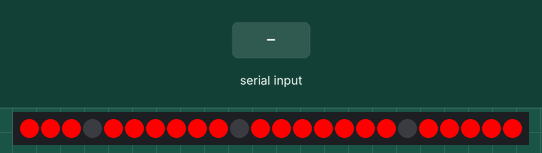
Recording of a sketch running on a simulated Arduino Uno, built with avr-gcc and run on an emulated ATmega328P. On the bench: 24 RGB LEDs in strip order, left to right. The test bench sets the inputs (shaded band).

Above: at 1.2 s.
1.3 s: "90,45,200\n" received over the second serial link
At 3.0 s:
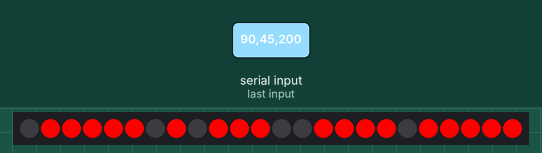
3.5 s: "30,150,10\n" received over the second serial link
At 4.6 s:
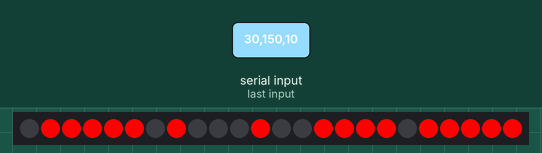
Timing chart, 0 to 6.5 s (numbered marks = the images above; inputs shaded):
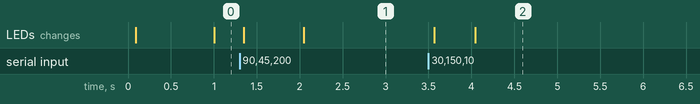

The sketch:

Internet_Clock_v3.ino
```cpp
  #include <Wire.h>
  #include <BH1750.h>
  #include <Adafruit_NeoPixel.h>
  #include <SoftwareSerial.h>

  SoftwareSerial mySerial(2, 3);    // RX, TX
  Adafruit_NeoPixel pixels (24, 1, NEO_GRB + NEO_KHZ800);//INCLUIR NOVOS LEDS
  BH1750 lightMeter;

  const byte  luxMax = 7,// MAX PARA AUMENTAR BRILHO
              luxMin = 5;// MIN PARA DIMINUIR BRILHO

  const byte  brilhoMin   = 5, brilhoMax   = 255;

  byte        Minuto, newMinuto, dezenaM, unidadeM, Hora, dezenaH, unidadeH;

  int long    pontoMillis, pixelHue;

  const byte displayConfig[12][7]= {{0,0,1,2,4,5,6},  //Digito 0
                                    {0,0,0,0,0,0,4},  //Digito 1
                                    {0,0,0,1,3,5,6},  //Digito 2
                                    {0,0,0,1,3,4,5},  //Digito 3
                                    {0,0,0,0,2,3,4},  //Digito 4
                                    {1,1,1,2,3,4,5},  //Digito 5
                                    {1,1,2,3,4,5,6},  //Digito 6
                                    {0,0,0,0,0,1,4},  //Digito 7
                                    {0,1,2,3,4,5,6},  //Digito 8
                                    {0,0,1,2,3,4,5},  //Digito 9
                                    {0,0,0,0,1,2,3},  //Grau
                                    {0,0,0,0,0,3,6}}; //Umidade;

void setup(){
  Serial.begin(115200);
  mySerial.begin(9600);
  mySerial.setTimeout(20);
  pixels.begin();
  pixels.clear();
  delay(50);
}//END SETUP
//===============================================//
void loop() {
    if(millis() - pontoMillis >= 1000){
      pontoMillis = millis();
      piscaPonto();
    }//END MILLIS
    if(mySerial.available() > 0){
      eventoSerial();
    }//END SERIAL AVAILABEL

    delay(1);
    display();

}//END LOOP
//===============================================//
void eventoSerial(){
    String val;
    String  recebido = mySerial.readStringUntil('\n');
    val = recebido.charAt(0);
    dezenaH = val.toInt();
    val = recebido.charAt(1);
    unidadeH = val.toInt();
    val = recebido.charAt(3);
    dezenaM = val.toInt();
    val = recebido.charAt(4);
    unidadeM = val.toInt();
    pixels.clear();
    delay(1);
    display();

}//END EVENTO SERIAL
//===============================================//
void luxRead(){
  byte lux;
  bool lux_flag;

    lux = lightMeter.readLightLevel();
    if(lux >= luxMax){
      pixels.setBrightness(brilhoMax);
      //pixelHue = millis();
      lux_flag = true;
    }//END IF LUX MAX

    if(lux <= luxMin){
      pixels.setBrightness(brilhoMin);
      //pixelHue = 0;
      lux_flag = false;
    }//END IF LUX MIN
    if(lux_flag){
      pixelHue = millis();
    }else{
      pixelHue = 0;
    }//END ELSE LUX FLAG
}//END LUX READ
//===============================================//
void piscaPonto(){
  bool LED;

  LED = !LED;
    if(LED){
      pixels.setPixelColor(14, pixels.gamma32(pixels.ColorHSV(pixelHue)));
      pixels.show();
    }else{
      pixels.setPixelColor(14, pixels.Color(0, 0, 0));
      pixels.show();
    }
}//END PISCA PONTOS
//===============================================//
void display(){
    for (byte ID = 0; ID < 7; ID++){
      pixels.setPixelColor((displayConfig[unidadeM][ID]), pixels.gamma32(pixels.ColorHSV(pixelHue))); //LEDS UNIDADE DE Minuto
      pixels.setPixelColor((displayConfig[dezenaM][ID]+7), pixels.gamma32(pixels.ColorHSV(pixelHue)));//LEDS DEZENA DE Minuto

      pixels.setPixelColor((displayConfig[unidadeH][ID]+15), pixels.gamma32(pixels.ColorHSV(pixelHue)));//LEDS UNIDADE DE Hora
      pixels.setPixelColor((displayConfig[dezenaH][ID]+22), pixels.gamma32(pixels.ColorHSV(pixelHue))); //LEDS DEZENA DE Hora
      pixels.show();
    }
}//END VOID DISPLAY
```

Measured:
- after the input at 1.3 s, the LEDs: first change after 0.05 s (image 1 shows a later state)
- after the input at 3.5 s, the LEDs: first change after 0.07 s (image 2 shows a later state)
